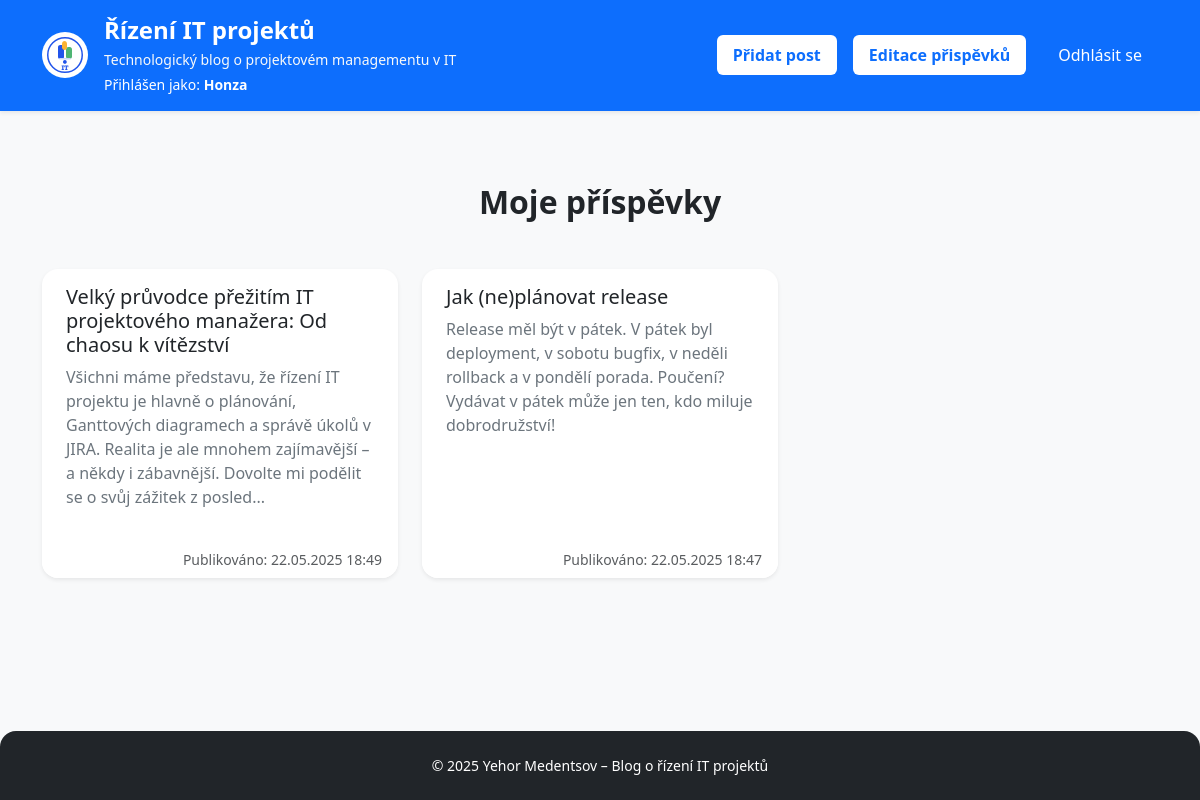
The page /ViewsPr/articles/post_list.php (signed in) on the database its author committed.
### tables this page shows
CREATE TABLE `blog_posts` (
  `id` int(11) NOT NULL,
  `user_id` int(11) NOT NULL,
  `title` varchar(255) NOT NULL,
  `content` text NOT NULL,
  `created_at` timestamp NOT NULL DEFAULT current_timestamp(),
  `updated_at` timestamp NOT NULL DEFAULT current_timestamp() ON UPDATE current_timestamp()
);

### ControllersPr/PostController.php (called while the page is built, shortened)
<?php
require_once __DIR__ . '/../ModelsPr/database.php';
class PostController
{
    private $db;
     public function __construct() {
        $database = new Database();
        $this->db = $database->getConnection();
    }
        public function getUserPosts($userId) {
            $query = 'SELECT * FROM blog_posts WHERE user_id = :user_id ORDER BY created_at DESC';
            $stmt = $this->db->prepare($query);
            $stmt->bindParam(':user_id', $userId, PDO::PARAM_INT);
            $stmt->execute();
            return $stmt->fetchAll(PDO::FETCH_ASSOC);
    }
}

### ModelsPr/database.php (called while the page is built, shortened)
<?php
class Database {
    private $host = "localhost";
    private $db_name = "wa_2025_ym_01";
    private $username = "root";
    private $password = "";
    public function getConnection() {
        $this->conn = null;
        try {
            $this->conn = new PDO("mysql:host=" . $this->host . ";dbname=" . $this->db_name, $this->username, $this->password);
            $this->conn->setAttribute(PDO::ATTR_ERRMODE, PDO::ERRMODE_EXCEPTION);
        } catch (PDOException $exception) {
            echo "Chyba připojení: " . $exception->getMessage();
        }
        return $this->conn;
    }
}

### ViewsPr/articles/post_list.php (the view, shortened to what this page needs)
<?php
require_once __DIR__ . '/../../ControllersPr/PostController.php';
if (isset($_SESSION['user_id'])) {
    $userId = $_SESSION['user_id'];
    $controller = new PostController();
    $posts = $controller->getUserPosts($userId);
} else {
    $posts = [];
}
?>
<!DOCTYPE html>
<html lang="cs">
<head>
  <link href="https://cdn.jsdelivr.net/npm/bootstrap@5.3.0/dist/css/bootstrap.min.css" rel="stylesheet">
</head>
<body class="d-flex flex-column min-vh-100 bg-light">
<header class="bg-primary text-white shadow-sm mb-4">
  <div class="container py-3 d-flex flex-wrap align-items-center justify-content-between rounded-4">
    <div class="d-flex align-items-center mb-2 mb-lg-0 gap-3">
      <div class="rounded-circle bg-white d-flex align-items-center justify-content-center" style="width:46px; height:46px;">
            <img src="../../imagess/Logo.svg">
    </div>
      <div>
        <h1 class="fs-4 mb-1 fw-bold text-white">
          <a href="blog_home.php" class="text-white text-decoration-none d-inline-block">Řízení IT projektů</a>
        </h1>
        <p class="mb-0 small text-light">Technologický blog o projektovém managementu v IT</p>
        <?php if (isset($_SESSION['username'])): ?>
          <p class="mb-0 small text-white mt-1">
            Přihlášen jako: <strong><?= htmlspecialchars($_SESSION['username']) ?></strong>
          </p>
        <?php endif; ?>
      </div>
    </div>
      <nav class="nav nav-pills flex-row gap-3 align-items-center">
        <a href="create.php" class="nav-link bg-white text-primary fw-semibold px-3 rounded">Přidat post</a>
        <a href="edit_delete.php" class="nav-link bg-white text-primary fw-semibold px-3 rounded">Editace přispěvků</a>
        <a href="../../ControllersPr/logout.php" class="nav-link text-white px-3">Odhlásit se</a>
      </nav>
  </div>
</header>
<main class="flex-grow-1 py-5">
  <div class="container">
    <h2 class="mb-5 text-center text-dark fw-semibold">Moje příspěvky</h2>
    <?php if (!empty($posts)): ?>
      <div class="row row-cols-1 row-cols-md-2 row-cols-lg-3 g-4">
        <?php foreach ($posts as $post): ?>
          <div class="col">
            <div class="card h-100 shadow-sm border-0 rounded-4">
              <div class="card-body px-4 py-3">
                <h5 class="card-title mb-2 text-dark"><?= htmlspecialchars($post['title']) ?></h5>
                <p class="card-text mb-3 text-secondary">
                  <?= nl2br(htmlspecialchars(mb_strimwidth($post['content'], 0, 220, '...'))) ?>
                </p>
              </div>
              <div class="card-footer bg-white border-0 rounded-bottom-4 text-end">
                <div class="small text-muted">
                  Publikováno: <?= htmlspecialchars(date('d.m.Y H:i', strtotime($post['created_at']))) ?>
                </div>
              </div>
            </div>
          </div>
        <?php endforeach; ?>
      </div>
    <?php else: ?>
      <div class="alert alert-info text-center">Žádný příspěvek zatím nebyl přidán.</div>
    <?php endif; ?>
  </div>
</main>
<footer class="text-center py-4 mt-auto bg-dark text-white rounded-top-4">
  <div class="container small">
    &copy; 2025 Yehor Medentsov – Blog o řízení IT projektů
  </div>
</footer>
</body>
</html>

### rows shown on the page
blog_posts: title "Velký průvodce přežitím IT projektového manažera: Od chaosu k vítězství", content "Všichni máme představu, že řízení IT projektu je hlavně o plánování, Ganttových diagramech a správě úkolů v JIRA. Realita je ale mnohem zajímavější – a někdy i zábavnější. Dovolte mi podělit se o svůj zážitek z posled...", created_at "22.05.2025 18:49"
blog_posts: title "Jak (ne)plánovat release", content "Release měl být v pátek. V pátek byl deployment, v sobotu bugfix, v neděli rollback a v pondělí porada. Poučení? Vydávat v pátek může jen ten, kdo miluje dobrodružství!", created_at "22.05.2025 18:47"

### other values the page prints
$_SESSION['username'] "Honza"
